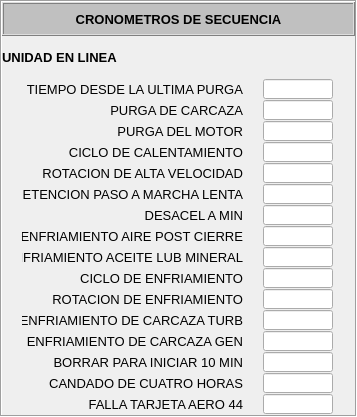
   <widget class="QFrame" name="frame_4">
    <property name="geometry">
     <rect>
      <x>315</x>
      <y>445</y>
      <width>343</width>
      <height>417</height>
     </rect>
    </property>
    <property name="styleSheet">
     <string notr="true">background-color: none;</string>
    </property>
    <property name="frameShape">
     <enum>QFrame::Box</enum>
    </property>
    <property name="frameShadow">
     <enum>QFrame::Sunken</enum>
    </property>
    <layout class="QGridLayout" name="gridLayout_5">
     <property name="margin">
      <number>0</number>
     </property>
     <property name="spacing">
      <number>0</number>
     </property>
     <item row="0" column="0">
      <layout class="QVBoxLayout" name="verticalLayout_5">
       <property name="spacing">
        <number>0</number>
       </property>
       <item>
        <layout class="QGridLayout" name="gridLayout_4">
         <property name="spacing">
          <number>0</number>
         </property>
         <item row="0" column="0">
          <widget class="QFrame" name="frame_6">
           <property name="minimumSize">
            <size>
             <width>353</width>
             <height>34</height>
            </size>
           </property>
           <property name="maximumSize">
            <size>
             <width>353</width>
             <height>34</height>
            </size>
           </property>
           <property name="styleSheet">
            <string notr="true">background-color: rgb(192, 192, 192);</string>
           </property>
           <property name="frameShape">
            <enum>QFrame::Box</enum>
           </property>
           <property name="frameShadow">
            <enum>QFrame::Raised</enum>
           </property>
           <layout class="QGridLayout" name="gridLayout_6">
            <property name="margin">
             <number>0</number>
            </property>
            <property name="spacing">
             <number>0</number>
            </property>
            <item row="0" column="0">
             <widget class="QLabel" name="label_10">
              <property name="font">
               <font>
                <pointsize>10</pointsize>
                <weight>75</weight>
                <bold>true</bold>
               </font>
              </property>
              <property name="text">
               <string>CRONOMETROS DE SECUENCIA</string>
              </property>
              <property name="alignment">
               <set>Qt::AlignCenter</set>
              </property>
             </widget>
            </item>
           </layout>
          </widget>
         </item>
        </layout>
       </item>
       <item>
        <layout class="QVBoxLayout" name="verticalLayout_4">
         <property name="spacing">
          <number>0</number>
         </property>
         <item>
          <widget class="QLabel" name="label_75">
           <property name="font">
            <font>
             <pointsize>10</pointsize>
             <weight>75</weight>
             <bold>true</bold>
            </font>
           </property>
           <property name="text">
            <string>UNIDAD EN LINEA</string>
           </property>
          </widget>
         </item>
         <item>
          <layout class="QHBoxLayout" name="horizontalLayout_9">
           <property name="spacing">
            <number>0</number>
           </property>
           <item>
            <widget class="QLabel" name="label_76">
             <property name="minimumSize">
              <size>
               <width>221</width>
               <height>21</height>
              </size>
             </property>
             <property name="maximumSize">
              <size>
               <width>221</width>
               <height>21</height>
              </size>
             </property>
             <property name="font">
              <font>
               <pointsize>10</pointsize>
              </font>
             </property>
             <property name="text">
              <string>TIEMPO DESDE LA ULTIMA PURGA</string>
             </property>
             <property name="alignment">
              <set>Qt::AlignRight|Qt::AlignTrailing|Qt::AlignVCenter</set>
             </property>
            </widget>
           </item>
           <item>
            <widget class="QLineEdit" name="leCSTUP">
             <property name="minimumSize">
              <size>
               <width>70</width>
               <height>20</height>
              </size>
             </property>
             <property name="maximumSize">
              <size>
               <width>70</width>
               <height>20</height>
              </size>
             </property>
            </widget>
           </item>
          </layout>
         </item>
         <item>
          <layout class="QHBoxLayout" name="horizontalLayout_10">
           <property name="spacing">
            <number>0</number>
           </property>
           <item>
            <widget class="QLabel" name="label_77">
             <property name="minimumSize">
              <size>
               <width>221</width>
               <height>21</height>
              </size>
             </property>
             <property name="maximumSize">
              <size>
               <width>221</width>
               <height>21</height>
              </size>
             </property>
             <property name="font">
              <font>
               <pointsize>10</pointsize>
              </font>
             </property>
             <property name="text">
              <string>PURGA DE CARCAZA</string>
             </property>
             <property name="alignment">
              <set>Qt::AlignRight|Qt::AlignTrailing|Qt::AlignVCenter</set>
             </property>
            </widget>
           </item>
           <item>
            <widget class="QLineEdit" name="leCSPC">
             <property name="minimumSize">
              <size>
               <width>70</width>
               <height>20</height>
              </size>
             </property>
             <property name="maximumSize">
              <size>
               <width>70</width>
               <height>20</height>
              </size>
             </property>
            </widget>
           </item>
          </layout>
         </item>
         <item>
          <layout class="QHBoxLayout" name="horizontalLayout_11">
           <property name="spacing">
            <number>0</number>
           </property>
           <item>
            <widget class="QLabel" name="label_78">
             <property name="minimumSize">
              <size>
               <width>221</width>
               <height>21</height>
              </size>
             </property>
             <property name="maximumSize">
              <size>
               <width>221</width>
               <height>21</height>
              </size>
             </property>
             <property name="font">
              <font>
               <pointsize>10</pointsize>
              </font>
             </property>
             <property name="text">
              <string>PURGA DEL MOTOR</string>
             </property>
             <property name="alignment">
              <set>Qt::AlignRight|Qt::AlignTrailing|Qt::AlignVCenter</set>
             </property>
            </widget>
           </item>
           <item>
            <widget class="QLineEdit" name="leCSPM">
             <property name="minimumSize">
              <size>
               <width>70</width>
               <height>20</height>
              </size>
             </property>
             <property name="maximumSize">
              <size>
               <width>70</width>
               <height>20</height>
              </size>
             </property>
            </widget>
           </item>
          </layout>
         </item>
         <item>
          <layout class="QHBoxLayout" name="horizontalLayout_12">
           <property name="spacing">
            <number>0</number>
           </property>
           <item>
            <widget class="QLabel" name="label_79">
             <property name="minimumSize">
              <size>
               <width>221</width>
               <height>21</height>
              </size>
             </property>
             <property name="maximumSize">
              <size>
               <width>221</width>
               <height>21</height>
              </size>
             </property>
             <property name="font">
              <font>
               <pointsize>10</pointsize>
              </font>
             </property>
             <property name="text">
              <string>CICLO DE CALENTAMIENTO</string>
             </property>
             <property name="alignment">
              <set>Qt::AlignRight|Qt::AlignTrailing|Qt::AlignVCenter</set>
             </property>
            </widget>
           </item>
           <item>
            <widget class="QLineEdit" name="leCSCC">
             <property name="minimumSize">
              <size>
               <width>70</width>
               <height>20</height>
              </size>
             </property>
             <property name="maximumSize">
              <size>
               <width>70</width>
               <height>20</height>
              </size>
             </property>
            </widget>
           </item>
          </layout>
         </item>
         <item>
          <layout class="QHBoxLayout" name="horizontalLayout_13">
           <property name="spacing">
            <number>0</number>
           </property>
           <item>
            <widget class="QLabel" name="label_80">
             <property name="minimumSize">
              <size>
               <width>221</width>
               <height>21</height>
              </size>
             </property>
             <property name="maximumSize">
              <size>
               <width>221</width>
               <height>21</height>
              </size>
             </property>
             <property name="font">
              <font>
               <pointsize>10</pointsize>
              </font>
             </property>
             <property name="text">
              <string>ROTACION DE ALTA VELOCIDAD</string>
             </property>
             <property name="alignment">
              <set>Qt::AlignRight|Qt::AlignTrailing|Qt::AlignVCenter</set>
             </property>
            </widget>
           </item>
           <item>
            <widget class="QLineEdit" name="leCSRAV">
             <property name="minimumSize">
              <size>
               <width>70</width>
               <height>20</height>
              </size>
             </property>
             <property name="maximumSize">
              <size>
               <width>70</width>
               <height>20</height>
              </size>
             </property>
            </widget>
           </item>
          </layout>
         </item>
         <item>
          <layout class="QHBoxLayout" name="horizontalLayout_14">
           <property name="spacing">
            <number>0</number>
           </property>
           <item>
            <widget class="QLabel" name="label_83">
             <property name="minimumSize">
              <size>
               <width>221</width>
               <height>21</height>
              </size>
             </property>
             <property name="maximumSize">
              <size>
               <width>221</width>
               <height>21</height>
              </size>
             </property>
             <property name="font">
              <font>
               <pointsize>10</pointsize>
              </font>
             </property>
             <property name="text">
              <string>RETENCION PASO A MARCHA LENTA</string>
             </property>
             <property name="alignment">
              <set>Qt::AlignRight|Qt::AlignTrailing|Qt::AlignVCenter</set>
             </property>
            </widget>
           </item>
           <item>
            <widget class="QLineEdit" name="leCSRPML">
             <property name="minimumSize">
              <size>
               <width>70</width>
               <height>20</height>
              </size>
             </property>
             <property name="maximumSize">
              <size>
               <width>70</width>
               <height>20</height>
              </size>
             </property>
            </widget>
           </item>
          </layout>
         </item>
         <item>
          <layout class="QHBoxLayout" name="horizontalLayout_15">
           <property name="spacing">
            <number>0</number>
           </property>
           <item>
            <widget class="QLabel" name="label_82">
             <property name="minimumSize">
              <size>
               <width>221</width>
               <height>21</height>
              </size>
             </property>
             <property name="maximumSize">
              <size>
               <width>221</width>
               <height>21</height>
              </size>
             </property>
             <property name="font">
              <font>
               <pointsize>10</pointsize>
              </font>
             </property>
             <property name="text">
              <string>DESACEL A MIN</string>
             </property>
             <property name="alignment">
              <set>Qt::AlignRight|Qt::AlignTrailing|Qt::AlignVCenter</set>
             </property>
            </widget>
           </item>
           <item>
            <widget class="QLineEdit" name="leCSDAM">
             <property name="minimumSize">
              <size>
               <width>70</width>
               <height>20</height>
              </size>
             </property>
             <property name="maximumSize">
              <size>
               <width>70</width>
               <height>20</height>
              </size>
             </property>
            </widget>
           </item>
          </layout>
         </item>
         <item>
          <layout class="QHBoxLayout" name="horizontalLayout_16">
           <property name="spacing">
            <number>0</number>
           </property>
           <item>
            <widget class="QLabel" name="label_81">
             <property name="minimumSize">
              <size>
               <width>221</width>
               <height>21</height>
              </size>
             </property>
             <property name="maximumSize">
              <size>
               <width>221</width>
               <height>21</height>
              </size>
             </property>
             <property name="font">
              <font>
               <pointsize>10</pointsize>
              </font>
             </property>
             <property name="text">
              <string>ENFRIAMIENTO AIRE POST CIERRE</string>
             </property>
             <property name="alignment">
              <set>Qt::AlignRight|Qt::AlignTrailing|Qt::AlignVCenter</set>
             </property>
            </widget>
           </item>
           <item>
            <widget class="QLineEdit" name="leCSEAPC">
             <property name="minimumSize">
              <size>
               <width>70</width>
               <height>20</height>
              </size>
             </property>
             <property name="maximumSize">
              <size>
               <width>70</width>
               <height>20</height>
              </size>
             </property>
            </widget>
           </item>
          </layout>
         </item>
         <item>
          <layout class="QHBoxLayout" name="horizontalLayout_17">
           <property name="spacing">
            <number>0</number>
           </property>
           <item>
            <widget class="QLabel" name="label_85">
             <property name="minimumSize">
              <size>
               <width>221</width>
               <height>21</height>
              </size>
             </property>
             <property name="maximumSize">
              <size>
               <width>221</width>
               <height>21</height>
              </size>
             </property>
             <property name="font">
              <font>
               <pointsize>10</pointsize>
              </font>
             </property>
             <property name="text">
              <string>ENFRIAMIENTO ACEITE LUB MINERAL</string>
             </property>
             <property name="alignment">
              <set>Qt::AlignRight|Qt::AlignTrailing|Qt::AlignVCenter</set>
             </property>
            </widget>
           </item>
           <item>
            <widget class="QLineEdit" name="leCSEALM">
             <property name="minimumSize">
              <size>
               <width>70</width>
               <height>20</height>
              </size>
             </property>
             <property name="maximumSize">
              <size>
               <width>70</width>
               <height>20</height>
              </size>
             </property>
            </widget>
           </item>
          </layout>
         </item>
         <item>
          <layout class="QHBoxLayout" name="horizontalLayout_18">
           <property name="spacing">
            <number>0</number>
           </property>
           <item>
            <widget class="QLabel" name="label_90">
             <property name="minimumSize">
              <size>
               <width>221</width>
               <height>21</height>
              </size>
             </property>
             <property name="maximumSize">
              <size>
               <width>221</width>
               <height>21</height>
              </size>
             </property>
             <property name="font">
              <font>
               <pointsize>10</pointsize>
              </font>
             </property>
             <property name="text">
              <string>CICLO DE ENFRIAMIENTO</string>
             </property>
             <property name="alignment">
              <set>Qt::AlignRight|Qt::AlignTrailing|Qt::AlignVCenter</set>
             </property>
            </widget>
           </item>
           <item>
            <widget class="QLineEdit" name="leCSCE">
             <property name="minimumSize">
              <size>
               <width>70</width>
               <height>20</height>
              </size>
             </property>
             <property name="maximumSize">
              <size>
               <width>70</width>
               <height>20</height>
              </size>
             </property>
            </widget>
           </item>
          </layout>
         </item>
         <item>
          <layout class="QHBoxLayout" name="horizontalLayout_19">
           <property name="spacing">
            <number>0</number>
           </property>
           <item>
            <widget class="QLabel" name="label_89">
             <property name="minimumSize">
              <size>
               <width>221</width>
               <height>21</height>
              </size>
             </property>
             <property name="maximumSize">
              <size>
               <width>221</width>
               <height>21</height>
              </size>
             </property>
             <property name="font">
              <font>
               <pointsize>10</pointsize>
              </font>
             </property>
             <property name="text">
              <string>ROTACION DE ENFRIAMIENTO</string>
             </property>
             <property name="alignment">
              <set>Qt::AlignRight|Qt::AlignTrailing|Qt::AlignVCenter</set>
             </property>
            </widget>
           </item>
           <item>
            <widget class="QLineEdit" name="leCSRE">
             <property name="minimumSize">
              <size>
               <width>70</width>
               <height>20</height>
              </size>
             </property>
             <property name="maximumSize">
              <size>
               <width>70</width>
               <height>20</height>
              </size>
             </property>
            </widget>
           </item>
          </layout>
         </item>
         <item>
          <layout class="QHBoxLayout" name="horizontalLayout_20">
           <property name="spacing">
            <number>0</number>
           </property>
           <item>
            <widget class="QLabel" name="label_86">
             <property name="minimumSize">
              <size>
               <width>221</width>
               <height>21</height>
              </size>
             </property>
             <property name="maximumSize">
              <size>
               <width>221</width>
               <height>21</height>
              </size>
             </property>
             <property name="font">
              <font>
               <pointsize>10</pointsize>
              </font>
             </property>
             <property name="text">
              <string>ENFRIAMIENTO DE CARCAZA TURB</string>
             </property>
             <property name="alignment">
              <set>Qt::AlignRight|Qt::AlignTrailing|Qt::AlignVCenter</set>
             </property>
            </widget>
           </item>
           <item>
            <widget class="QLineEdit" name="leCSECT">
             <property name="minimumSize">
              <size>
               <width>70</width>
               <height>20</height>
              </size>
             </property>
             <property name="maximumSize">
              <size>
               <width>70</width>
               <height>20</height>
              </size>
             </property>
            </widget>
           </item>
          </layout>
         </item>
         <item>
          <layout class="QHBoxLayout" name="horizontalLayout_21">
           <property name="spacing">
            <number>0</number>
           </property>
           <item>
            <widget class="QLabel" name="label_84">
             <property name="minimumSize">
              <size>
               <width>221</width>
               <height>21</height>
              </size>
             </property>
             <property name="maximumSize">
              <size>
               <width>221</width>
               <height>21</height>
              </size>
             </property>
             <property name="font">
              <font>
               <pointsize>10</pointsize>
              </font>
             </property>
             <property name="text">
              <string>ENFRIAMIENTO DE CARCAZA GEN</string>
             </property>
             <property name="alignment">
              <set>Qt::AlignRight|Qt::AlignTrailing|Qt::AlignVCenter</set>
             </property>
            </widget>
           </item>
           <item>
            <widget class="QLineEdit" name="leCSECG">
             <property name="minimumSize">
              <size>
               <width>70</width>
               <height>20</height>
              </size>
             </property>
             <property name="maximumSize">
              <size>
               <width>70</width>
               <height>20</height>
              </size>
             </property>
            </widget>
           </item>
          </layout>
         </item>
         <item>
          <layout class="QHBoxLayout" name="horizontalLayout_22">
           <property name="spacing">
            <number>0</number>
           </property>
           <item>
            <widget class="QLabel" name="label_88">
             <property name="minimumSize">
              <size>
               <width>221</width>
               <height>21</height>
              </size>
             </property>
             <property name="maximumSize">
              <size>
               <width>221</width>
               <height>21</height>
              </size>
             </property>
             <property name="font">
              <font>
               <pointsize>10</pointsize>
              </font>
             </property>
             <property name="text">
              <string>BORRAR PARA INICIAR 10 MIN</string>
             </property>
             <property name="alignment">
              <set>Qt::AlignRight|Qt::AlignTrailing|Qt::AlignVCenter</set>
             </property>
            </widget>
           </item>
           <item>
            <widget class="QLineEdit" name="leCSBPI">
             <property name="minimumSize">
              <size>
               <width>70</width>
               <height>20</height>
              </size>
             </property>
             <property name="maximumSize">
              <size>
               <width>70</width>
               <height>20</height>
              </size>
             </property>
            </widget>
           </item>
          </layout>
         </item>
         <item>
          <layout class="QHBoxLayout" name="horizontalLayout_23">
           <property name="spacing">
            <number>0</number>
           </property>
           <item>
            <widget class="QLabel" name="label_91">
             <property name="minimumSize">
              <size>
               <width>221</width>
               <height>21</height>
              </size>
             </property>
             <property name="maximumSize">
              <size>
               <width>221</width>
               <height>21</height>
              </size>
             </property>
             <property name="font">
              <font>
               <pointsize>10</pointsize>
              </font>
             </property>
             <property name="text">
              <string>CANDADO DE CUATRO HORAS</string>
             </property>
             <property name="alignment">
              <set>Qt::AlignRight|Qt::AlignTrailing|Qt::AlignVCenter</set>
             </property>
            </widget>
           </item>
           <item>
            <widget class="QLineEdit" name="leCSCCH">
             <property name="minimumSize">
              <size>
               <width>70</width>
               <height>20</height>
              </size>
             </property>
             <property name="maximumSize">
              <size>
               <width>70</width>
               <height>20</height>
              </size>
             </property>
            </widget>
           </item>
          </layout>
         </item>
         <item>
          <layout class="QHBoxLayout" name="horizontalLayout_8">
           <property name="spacing">
            <number>0</number>
           </property>
           <item>
            <widget class="QLabel" name="label_87">
             <property name="minimumSize">
              <size>
               <width>221</width>
               <height>21</height>
              </size>
             </property>
             <property name="maximumSize">
              <size>
               <width>221</width>
               <height>21</height>
              </size>
             </property>
             <property name="font">
              <font>
               <pointsize>10</pointsize>
              </font>
             </property>
             <property name="text">
              <string>FALLA TARJETA AERO 44</string>
             </property>
             <property name="alignment">
              <set>Qt::AlignRight|Qt::AlignTrailing|Qt::AlignVCenter</set>
             </property>
            </widget>
           </item>
           <item>
            <widget class="QLineEdit" name="leCSFTA44">
             <property name="minimumSize">
              <size>
               <width>70</width>
               <height>20</height>
              </size>
             </property>
             <property name="maximumSize">
              <size>
               <width>70</width>
               <height>20</height>
              </size>
             </property>
            </widget>
           </item>
          </layout>
         </item>
        </layout>
       </item>
      </layout>
     </item>
    </layout>
   </widget>
